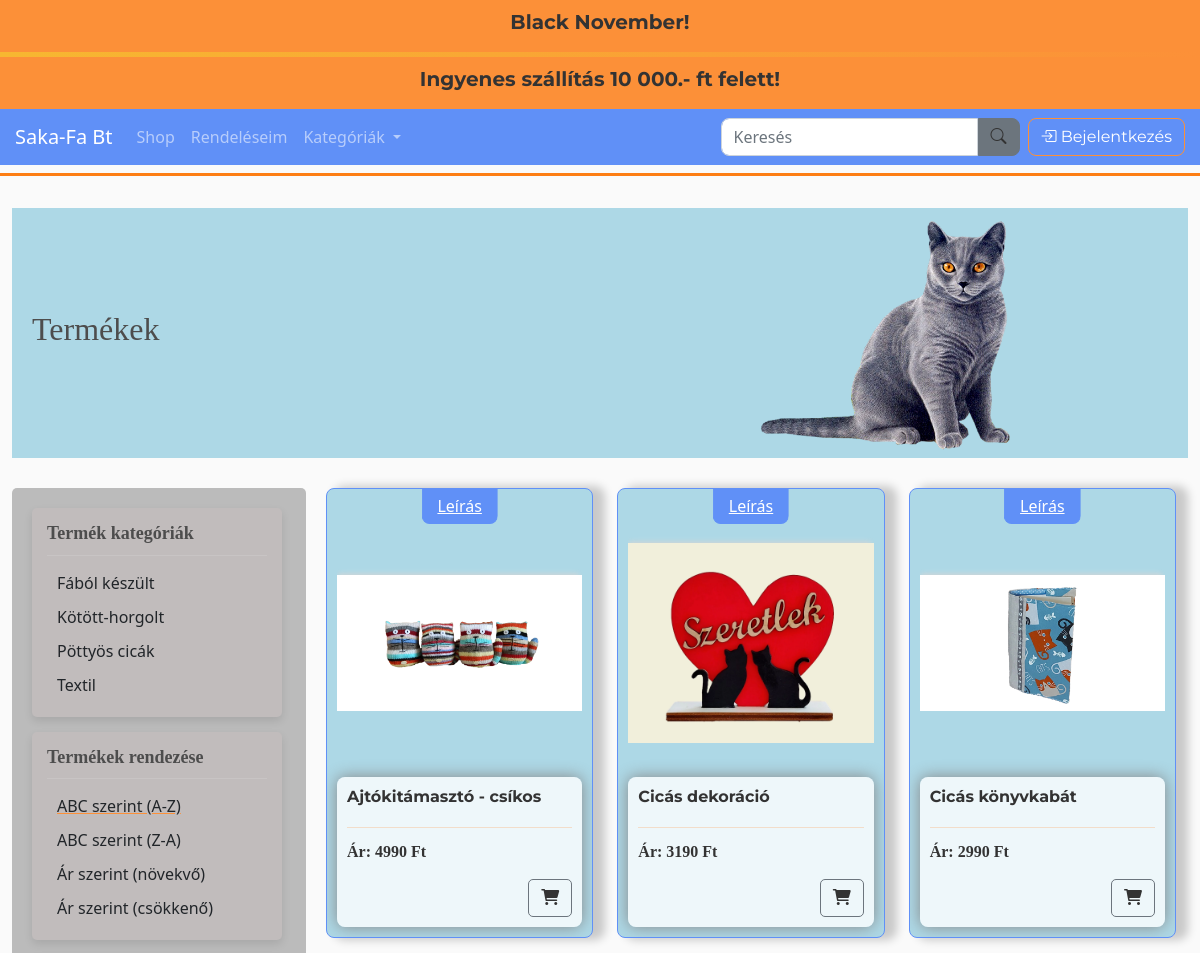
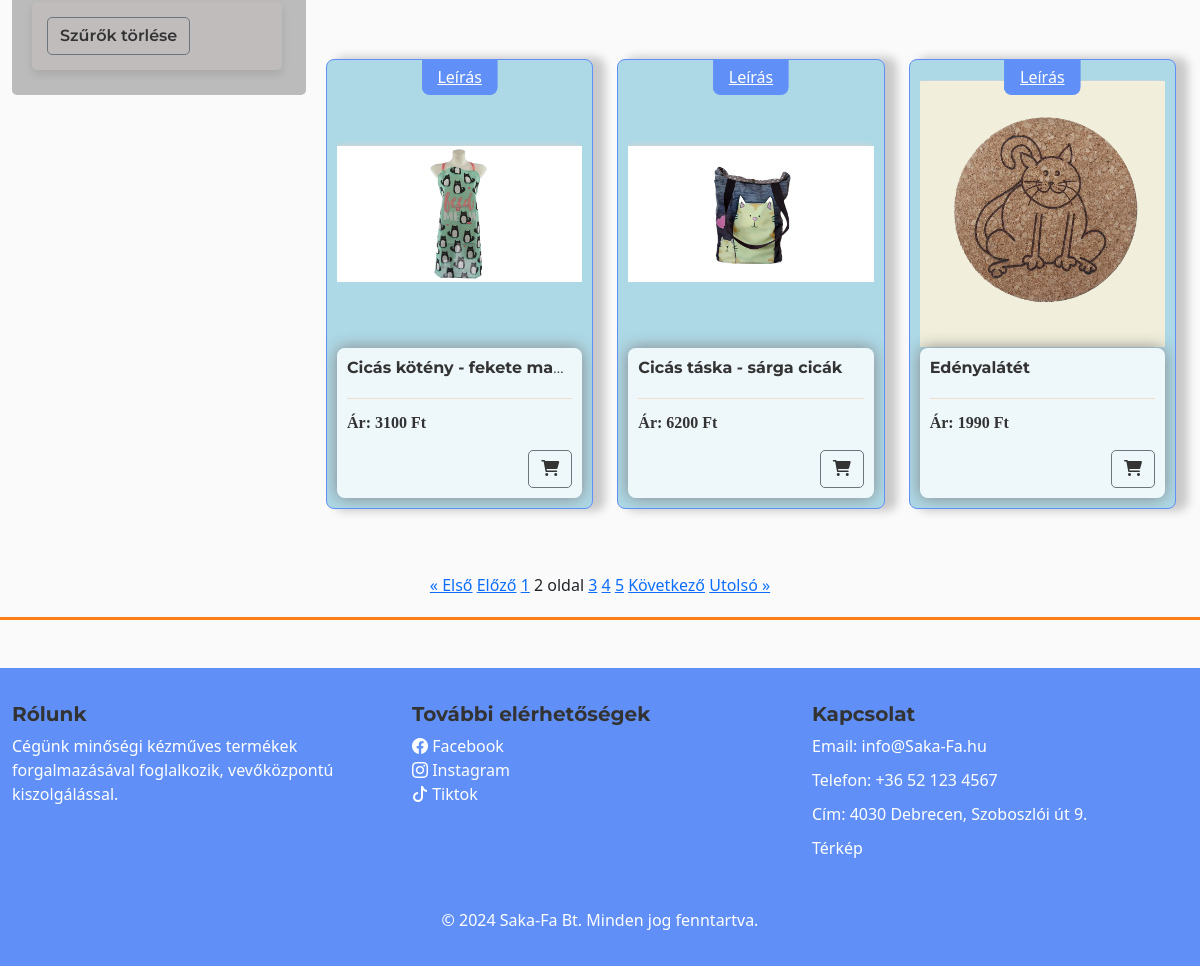
Before: /store/?page=2&sort_by=name&order=asc& with the older database file (2 pictures, top to bottom).
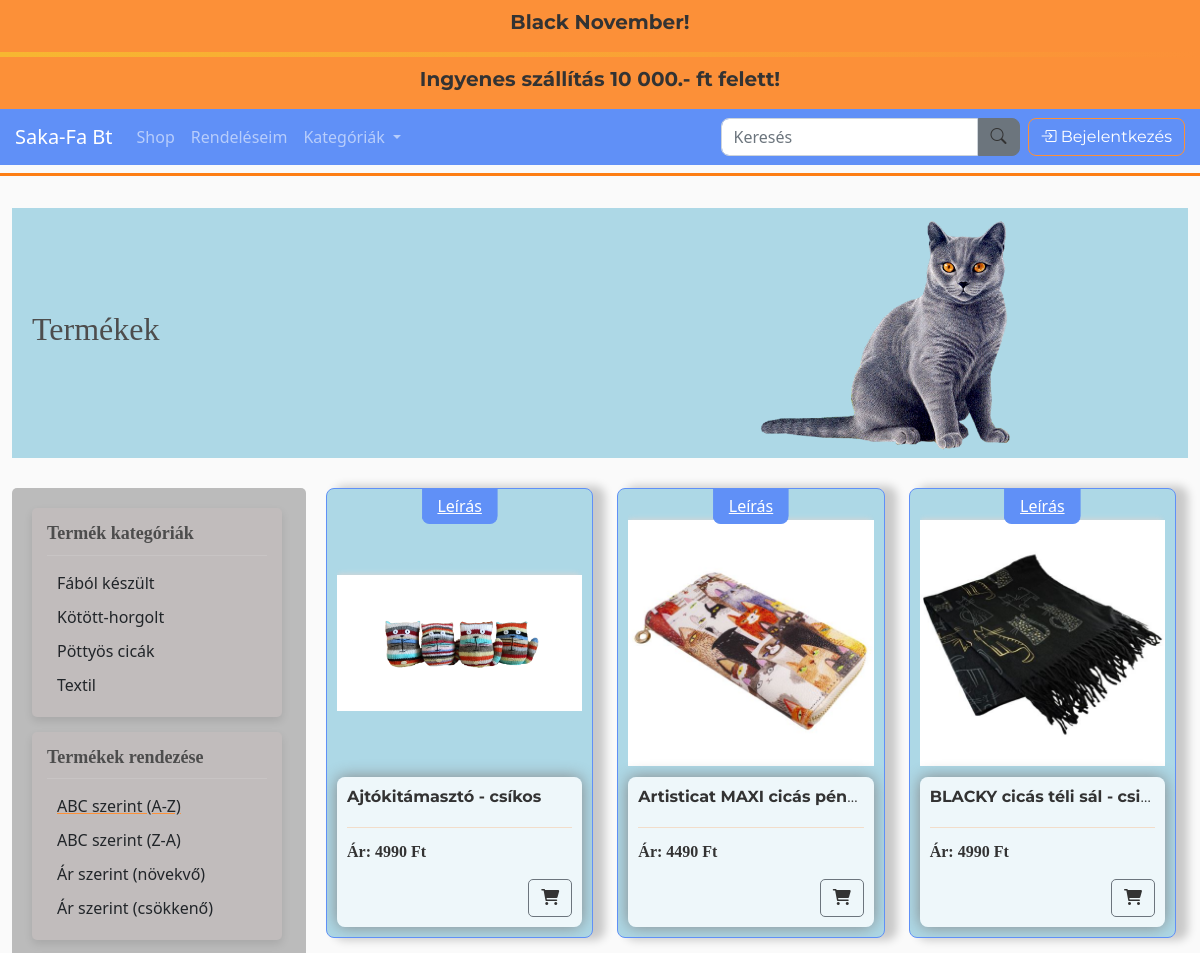
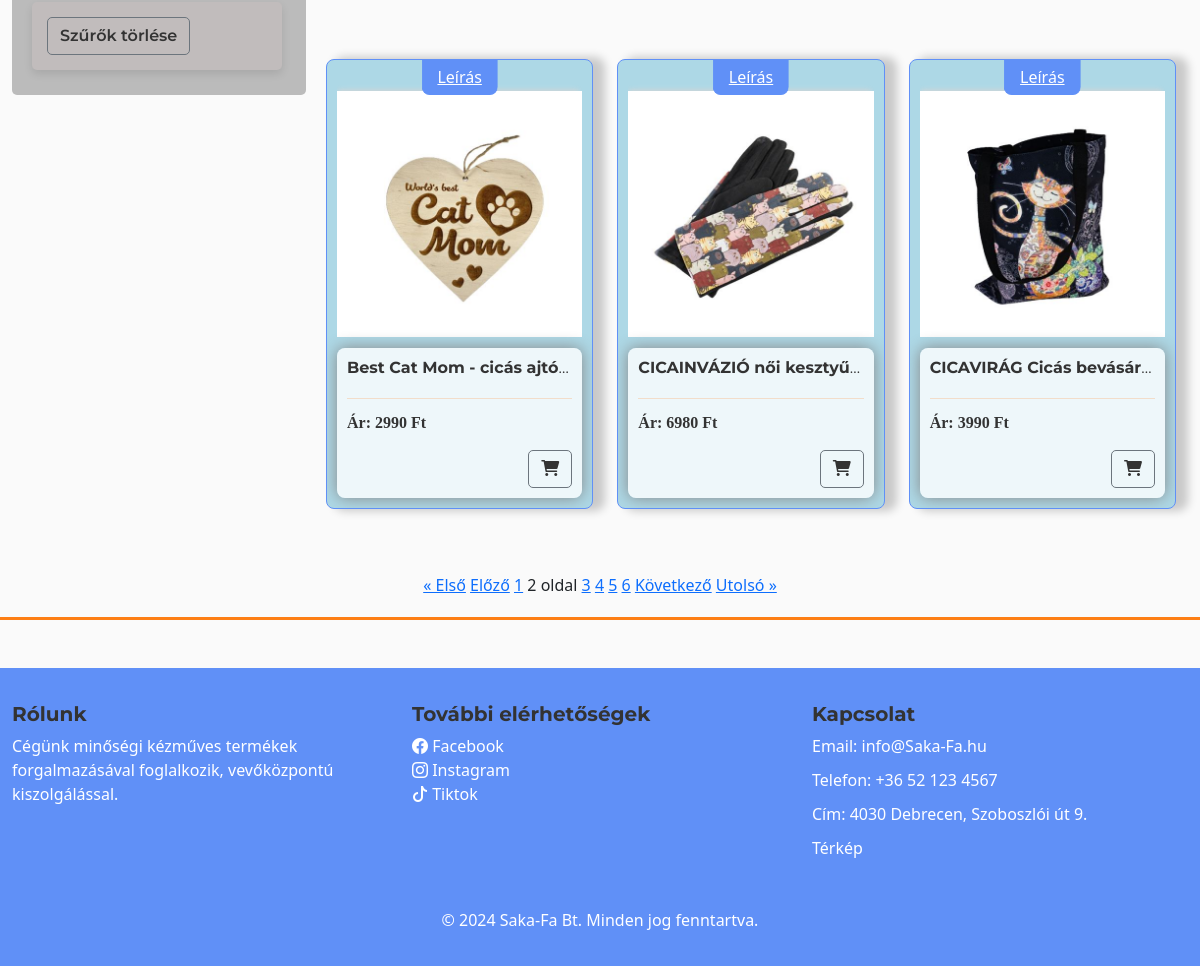
After: the same page with the newer database file (2 pictures, top to bottom).
### store/models.py (models this page shows, shortened)
class TopBarText(models.Model):
    title = models.CharField(max_length=100, verbose_name="Cím")
    content = models.TextField(verbose_name="Szöveg")
    updated_at = models.DateTimeField(auto_now=True, verbose_name="Utolsó frissítés")
    class Meta:
        verbose_name = "Top Bar szöveg"
        verbose_name_plural = "Top Bar szövegek"

class Product(models.Model):
    CATEGORY_CHOICES = [
        ('option1', 'FÁBÓL KÉSZÜLT'),
        ('option2', 'KÖTÖTT-HORGOLT'),
        ('option3', 'PÖTTYÖSCICA'),
        ('option4', 'TEXTIL'),
    ]
    name = models.CharField(max_length=200)
    price = models.FloatField()
    discount_percentage = models.FloatField(default=0)  # Kedvezmény százalék mező
    image = models.ImageField(null=True, blank=True)
    description = models.TextField(blank=True)
    category = models.CharField(max_length=10, choices=CATEGORY_CHOICES, default='option1')
    class Meta:
        verbose_name = "Termék"
        verbose_name_plural = "Termékek"
    @property
    def imageURL(self):
        try:
            url = self.image.url
        except:
            url = ''
        return url

### store/views.py (the view)
# urls.py: path('', include('store.urls')),
def store(request):
    cart_data = cartData(request)  # Kosár adatok lekérdezése
    cartItems = cart_data['cartItems']
    items = cart_data['items']
    cart_total = cart_data['cart_total']  # Kosár végösszegének lekérése
    sort_by = request.GET.get('sort_by', 'name')  # Alapértelmezett rendezés név szerint
    order = request.GET.get('order', 'asc')  # Alapértelmezett sorrend növekvő
    filter_categories = request.GET.getlist('filter_category', [])  # Több kategória támogatása
    products = Product.objects.all()
    if filter_categories:
        products = products.filter(category__in=filter_categories)
    if sort_by and order:
        if order == 'asc':
            products = products.order_by(sort_by)
        else:
            products = products.order_by(f'-{sort_by}')
    paginator = Paginator(products, 6)  # 6 termék oldalanként
    page_number = request.GET.get('page')
    products_page = paginator.get_page(page_number)
    context = {
        'products': products_page,
        'cartItems': cartItems,
        'items': items,
        'selected_categories': filter_categories,
        'sort_by': sort_by,
        'order': order,
        'cart_total': cart_total,  # Kosár végösszegének hozzáadása
    }
    return render(request, 'store/store.html', context)

### store/context_processors.py (called while the page is built)
def topbar_texts(request):
    return {
        'topbar_texts': TopBarText.objects.all()
    }

### store/templatetags/markdown_extras.py (called while the page is built)
@register.filter()
@stringfilter
def markdown(value):
    return md.markdown(value, extensions=['markdown.extensions.fenced_code'])

### store/templates/store/store.html (shortened to what the changed rows need)
{% extends "store/main.html" %}
{% load static %}
{% load markdown_extras %}
{% block content %}
<div class="title-banner">
    <div class="title-text-section">
        <h2>Termékek</h2>
    </div>
</div>
<div class="container">
    <div class="row">
        <div class="right-column col-12 col-md-9">
            <div class="row">
                {% for product in products %}
                <div class="col-12 col-md-6 col-lg-4 mb-4">
                    <div class="filter-card">
                        <div class="filter-card-img">
                            <a href="{% url 'product_detail' product.id %}">
                                <img class="thumbnail" src="{{ product.imageURL }}" alt="{{ product.name }}">
                            </a>
                        </div>
                        <div class="filter-card-description-trigger"> <a href="{% url 'product_detail' product.id %}">Leírás</a></div>
                        <div class="box-element">
                            <h6 class="product-name"><strong>{{ product.name }}</strong></h6>
                            <hr>
                            <button data-product="{{ product.id }}" data-action="add" class="btn btn-outline-secondary add-btn update-cart btn-bottom-right"><i class="fas fa-shopping-cart"></i></button>
                            <h4 style="display: inline-block; float: left;">
                                <div class="product">
                                    {% if product.discount_percentage > 0 %}
                                        <p>Akciós ár: <strong>{{ product.discounted_price|floatformat:0 }} Ft</strong></p>
                                        <p>Normál ár: <span style="text-decoration: line-through;">{{ product.price|floatformat:0 }} Ft</span></p>
                                    {% else %}
                                        <p>Ár: <strong>{{ product.price|floatformat:0 }} Ft</strong></p>
                                    {% endif %}
                                </div>
                            </h4><br>
                        </div>
                    </div>
                </div>
                {% endfor %}
            </div>
        </div>
    </div>
</div>
<div class="pagination">
    <span class="step-links">
        {% if products.has_previous %}
            <a href="?page=1&sort_by={{ sort_by }}&order={{ order }}&{% for cat in selected_categories %}filter_category={{ cat }}&{% endfor %}">&laquo; Első</a>
            <a href="?page={{ products.previous_page_number }}&sort_by={{ sort_by }}&order={{ order }}&{% for cat in selected_categories %}filter_category={{ cat }}&{% endfor %}">Előző</a>
        {% endif %}
        {% for num in products.paginator.page_range %}
            {% if products.number == num %}
                <span class="current">{{ num }} oldal</span>
            {% else %}
                <a href="?page={{ num }}&sort_by={{ sort_by }}&order={{ order }}&{% for cat in selected_categories %}filter_category={{ cat }}&{% endfor %}">{{ num }}</a>
            {% endif %}
        {% endfor %}
        {% if products.has_next %}
            <a href="?page={{ products.next_page_number }}&sort_by={{ sort_by }}&order={{ order }}&{% for cat in selected_categories %}filter_category={{ cat }}&{% endfor %}">Következő</a>
            <a href="?page={{ products.paginator.num_pages }}&sort_by={{ sort_by }}&order={{ order }}&{% for cat in selected_categories %}filter_category={{ cat }}&{% endfor %}">Utolsó &raquo;</a>
        {% endif %}
    </span>
</div>
{% endblock content %}

### store/templates/store/main.html (shortened to what the changed rows need)
<!DOCTYPE html>
{% load static %}
<html lang="hu">
<head>
    <link href="https://cdnjs.cloudflare.com/ajax/libs/bootstrap-icons/1.10.0/font/bootstrap-icons.min.css" rel="stylesheet">
    <link rel="stylesheet" href="https://cdnjs.cloudflare.com/ajax/libs/font-awesome/6.0.0-beta3/css/all.min.css">
    <link href="https://cdn.jsdelivr.net/npm/bootstrap@5.0.2/dist/css/bootstrap.min.css" rel="stylesheet">
    <link rel="stylesheet" type="text/css" href="{% static 'css/main.css' %}">
</head>
<body>
    <div class="TopBar">
        <div class="container">
            <div class="row">
                <div class="col-12">
                    <div class="custom-banner marquee">
                        {% for text in topbar_texts %}
                            <h4>{{ text.title }}</h4>
                        {% endfor %}
                    </div>
                </div>
                <div class="col-12">
                    <div class="custom-banner marquee">
                        {% for text in topbar_texts %}
                            <h4>{{ text.content }}</h4>
                        {% endfor %}
                    </div>
                </div>
            </div>
        </div>
    </div>
<div class="container">
    <br>
    {% block content %}
    {% endblock content %}
</div>
</body>
</html>

Changed rows visible on the page:
no longer on this page (row unchanged): Product: imageURL (picture), name "Cicás dekoráció", price "3190"
no longer on this page (row unchanged): Product: imageURL (picture), name "Cicás könyvkabát", price "2990"
removed Product: imageURL (picture), name "Cicás kötény - fekete ma…", price "3100"
no longer on this page (row unchanged): Product: imageURL (picture), name "Cicás táska - sárga cicák", price "6200"
no longer on this page (row unchanged): Product: imageURL (picture), name "Edényalátét", price "1990"
added Product: imageURL (picture), name "Artisticat MAXI cicás pén…", price "4490"
added Product: imageURL (picture), name "BLACKY cicás téli sál - csi…", price "4990"
added Product: imageURL (picture), name "Best Cat Mom - cicás ajtó…", price "2990"
added Product: imageURL (picture), name "CICAINVÁZIÓ női kesztyű…", price "6980"
added Product: imageURL (picture), name "CICAVIRÁG Cicás bevásár…", price "3990"
Other visible differences:
new list line: "6"
